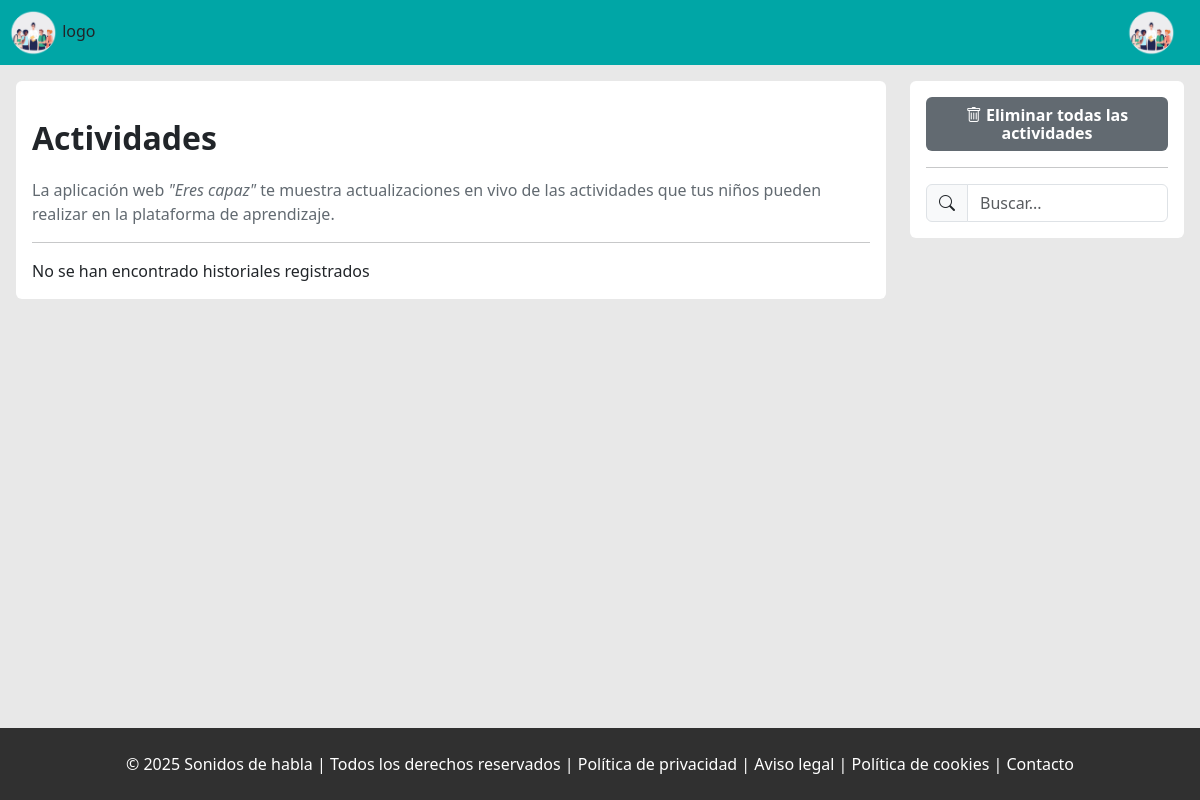
Before: /view/professional/activities.php (signed in) with the older database file.
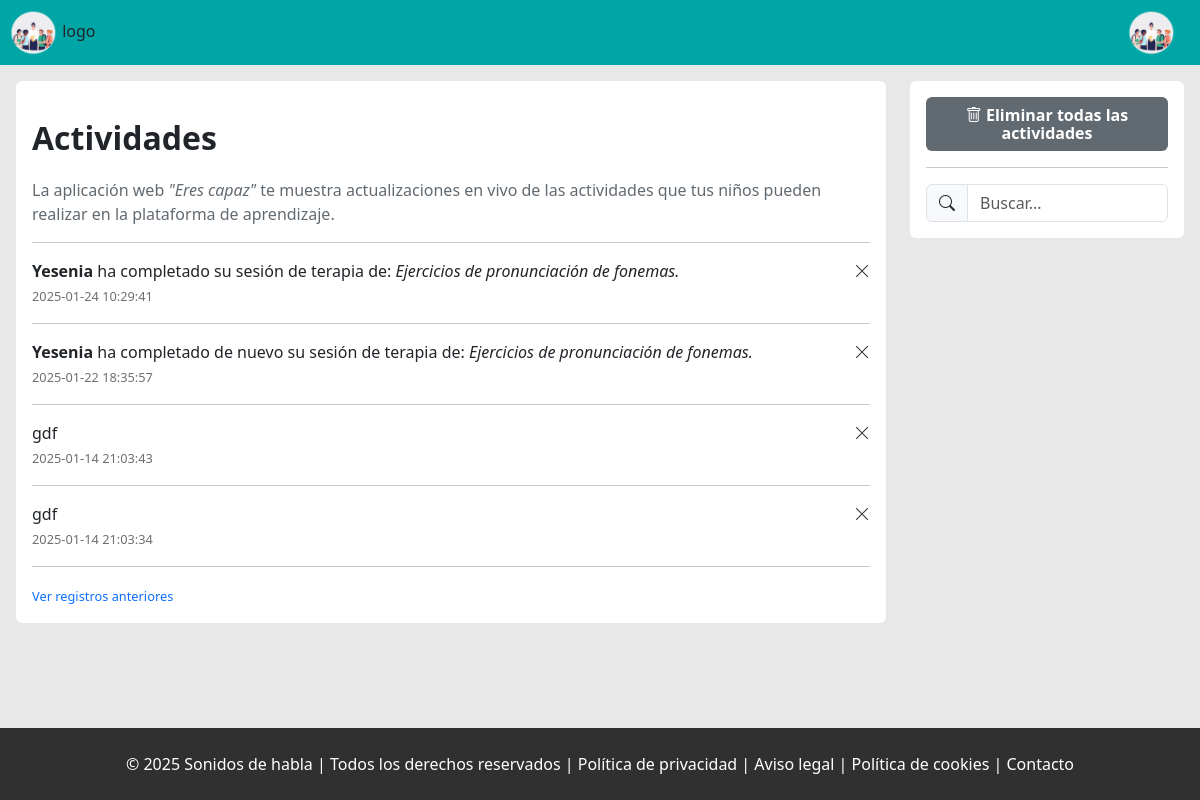
After: the same page with the newer database file.
### tables this page shows
CREATE TABLE `actividades` (
  `id_actividad` int(10) NOT NULL,
  `id_paciente` int(10) DEFAULT NULL,
  `mensaje` text DEFAULT NULL,
  `fecha_hora` datetime DEFAULT NULL
);

### view/professional/activities.php (the view, shortened to what the changed rows need)
<!DOCTYPE html>
<html lang="es" class="full-heigh">
<head>
    <link rel="stylesheet" href="../../node_modules/bootstrap/dist/css/bootstrap.min.css">
    <link rel="stylesheet" href="../../node_modules/bootstrap-icons/font/bootstrap-icons.css">
    <link rel="stylesheet" href="../css/reset.css">
    <link rel="stylesheet" href="../../css/components/body.css">
    <link rel="stylesheet" href="../../css/components/footer.css">
    <link rel="stylesheet" href="../../css/components/button.css">
    <link rel="stylesheet" href="../../css/components/header.css">
    <link rel="stylesheet" href="../../css/components/auxiliary.css">
    <link rel="stylesheet" href="../../css/components/modal-window.css">
    <link rel="stylesheet" href="../../css/admin/header.css">
    <link rel="stylesheet" href="../../css/admin/activities.css">
</head>
<body>
    <main class="flex-start-full ">
        <div class="container-activities h-100 z-1 w-100 p-3 ">
            <div class="row ">
                <section class="col-9 container-activities__show">
                    <div class="">
                        <h1>Actividades</h1>
                        <p class="text__grey">
                            La aplicación web <em>"Eres capaz"</em> te muestra actualizaciones en vivo
                            de las actividades que tus niños pueden realizar en la plataforma de aprendizaje.
                        </p>
                        <hr>
                        <?php
                        include './../../php/connectionBD.php';
                        $id_professional = $_SESSION['id_professional'];
                        $start = 0;
                        $get_total_messages_query = 'SELECT count(mensaje) AS mensajes FROM actividades
                                            actividades  INNER JOIN pacientes ON
                                            actividades.id_paciente = pacientes.id_paciente
                                            WHERE pacientes.id_profesional = :id_professional';
                        $get_total_messages_stmt = $pdo->prepare($get_total_messages_query);
                        $get_total_messages_stmt->bindParam('id_professional', $id_professional, PDO::PARAM_INT);
                        $get_total_messages_stmt->execute();
                        $row_total_messages = $get_total_messages_stmt->fetch(PDO::FETCH_ASSOC);
                        $total_messages = $row_total_messages['mensajes'];
                        $get_message_query = 'SELECT id_actividad, mensaje, fecha_hora FROM actividades
                                        actividades  INNER JOIN pacientes on actividades.id_paciente = pacientes.id_paciente
                                        WHERE pacientes.id_profesional = :id ORDER by fecha_hora DESC LIMIT 4   ';
                        $get_message_stmt = $pdo->prepare($get_message_query);
                        $get_message_stmt->bindParam('id', $id_professional, PDO::PARAM_INT);
                        $get_message_stmt->execute();
                        if ($get_message_stmt->rowCount() > 0) {
                            $row_message = $get_message_stmt->fetchAll(PDO::FETCH_ASSOC);
                            echo " <div class='results' data-limit='4'>";
                            foreach ($row_message as $value) {
                                echo "
                                    <div class='d-flex gap-1'>
                                        <div style='flex-grow: 1;'>
                                            <p class='m-0'>" . $value["mensaje"] . "</p>
                                            <small style='color: #6f6f6f;'>" . $value["fecha_hora"] . "</small>
                                        </div>
                                        <div>
                                            <a href='./../../php/admin/delete-activitie.php?id=" . $value["id_actividad"] . "' class='btn-delete-activitie'>
                                                <i class='bi bi-x-lg '></i>
                                            </a>
                                        </div>
                                    </div>
                                <hr>";
                            }
                            echo '</div>';
                            if ($start + 4 < $total_messages) {
                                echo "<small class='load-more text__blue'> <a href='#' class='text-decoration-none' > Ver registros anteriores </a></small>";
                            }
                        } else {
                            echo "<div> No se han encontrado historiales registrados </div>";
                        }
                        ?>
                    </div>
                </section>
            </div>
        </div>
    </main>
</body>
</html>

Changed rows visible on the page:
added actividades: mensaje "Yesenia ha completado su sesión de terapia de: Ejercicios de pronunciación de fonemas.", fecha_hora "2025-01-24 10:29:41"
added actividades: mensaje "Yesenia ha completado de nuevo su sesión de terapia de: Ejercicios de pronunciación de fonemas.", fecha_hora "2025-01-22 18:35:57"
added actividades: mensaje "gdf", fecha_hora "2025-01-14 21:03:43"
added actividades: mensaje "gdf", fecha_hora "2025-01-14 21:03:34"
Other visible differences:
text no longer shown: "No se han encontrado historiales registrados"
text now shown: "Ver registros anteriores"
